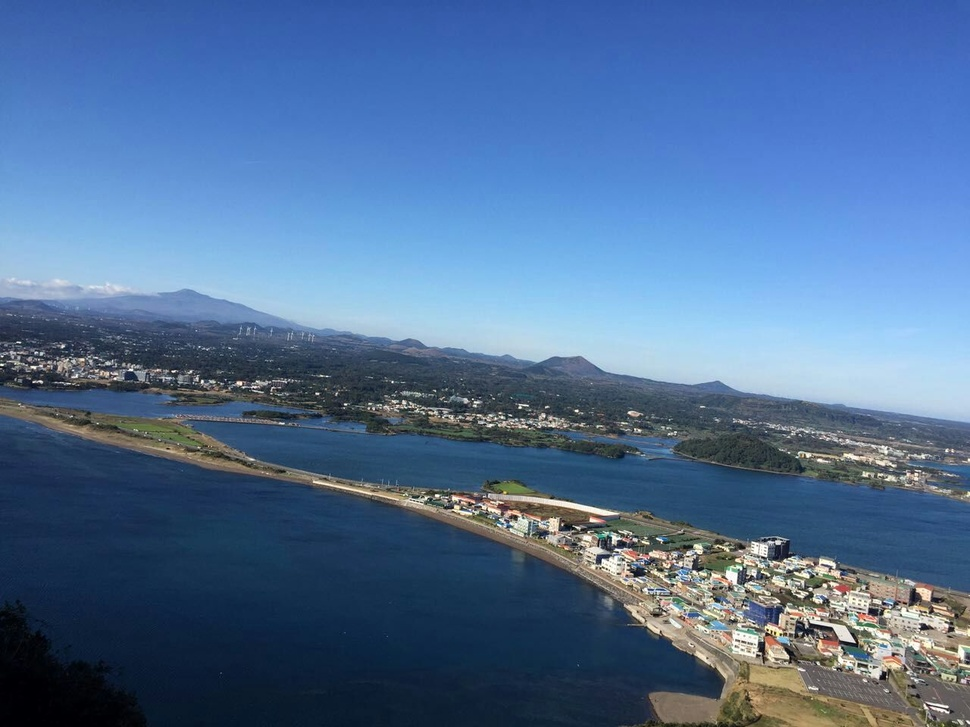
#> input picture opencv/0001.jpg, 970 x 727 px, shrunk from 1280 x 960 before the run
$ python '001_基本_图片.py'
#> lines starting #> are read from the running program, lines starting #| are printed output that depends on the picture
# -*- coding: utf-8 -*-
"""
Created on Tue Apr  2 10:27:57 2019

@author: yangna

@e-mail: ityangna0402@163.com
"""

import cv2

#1.read
#cv2.imread()读入图像=>图片路径,应该如何读取这幅图片
# cv2.IMREAD_COLOR(1)彩色图像透明度会被忽略(默认参数)
# cv2.IMREAD_GRAYSCALE(0)灰度模式
# cv2.IMREAD_UNCHANGED(-1)包括图像的alpha通道
img = cv2.imread('0001.jpg', 0)#灰度图
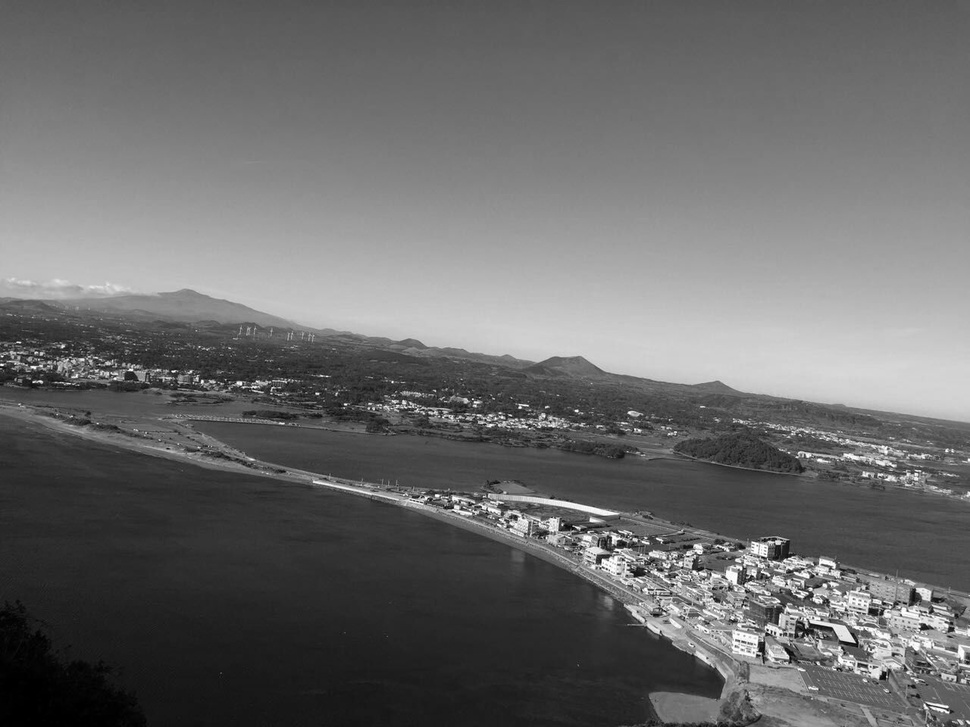
#> img: shape (727, 970); min 0, max 255, mean 106.4
#2.op

#3.show
#cv2.imshow()显示图像,窗口会自动调整为图像大小=>窗口的名字,图像
#可以创建多个窗口,但是必须给他们不同的名字
'''
#先创建一个窗口,之后再加载图像,可以决定窗口是否可以调整大小cv2.namedWindow(),初始设定函数标签是cv2.WINDOW_AUTOSIZE
#如果你把标签改成cv2.WINDOW_NORMAL就可以调整窗口大小了
cv2.namedWindow('0002', cv2.WINDOW_NORMAL)#可以调整窗口的大小
'''
cv2.imshow('0001', img)
cv2.waitKey(0)#0将无线等待下去,单位是毫秒,按下任意键返回按键的ASCII码,没有按键就返回-1
 #返回值27[ESC],64bit的系统返回值要固定在0-256之间
cv2.destroyAllWindows()#删除所有刚建立的窗口,删除特定的窗口可以使用cv2.destroyWindow()=>窗口的名字

#4.save
#cv2.imwrite()保存一个图像=>保存的文件名,保存的对象
cv2.imwrite('0001_s.png', img)

#一些说明
#彩色图像使用OpenCV加载时是BGR模式,Matplotib是RGB模式,所以彩色图像如果已经被OpenCV读取,那它将不会被Matplotib正确显示
#https://stackoverflow.com/questions/15072736/extracting-a-region-from-an-image-using-slicing-in-python-opencv/15074748#15074748
import matplotlib.pyplot as plt
img = cv2.imread('0002.jpg')
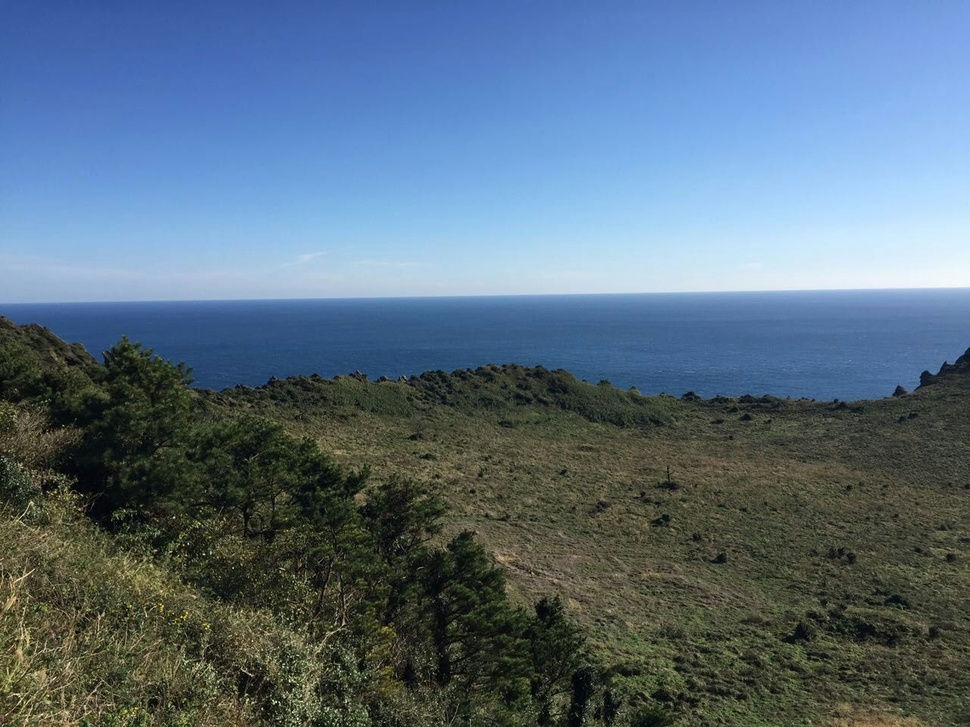
#> input picture opencv/0002.jpg, 970 x 727 px, shrunk from 1280 x 960 before the run
#> img is the input picture: shape (727, 970, 3); mean B, G, R 127.7, 110.1, 89.1
b,g,r = cv2.split(img)
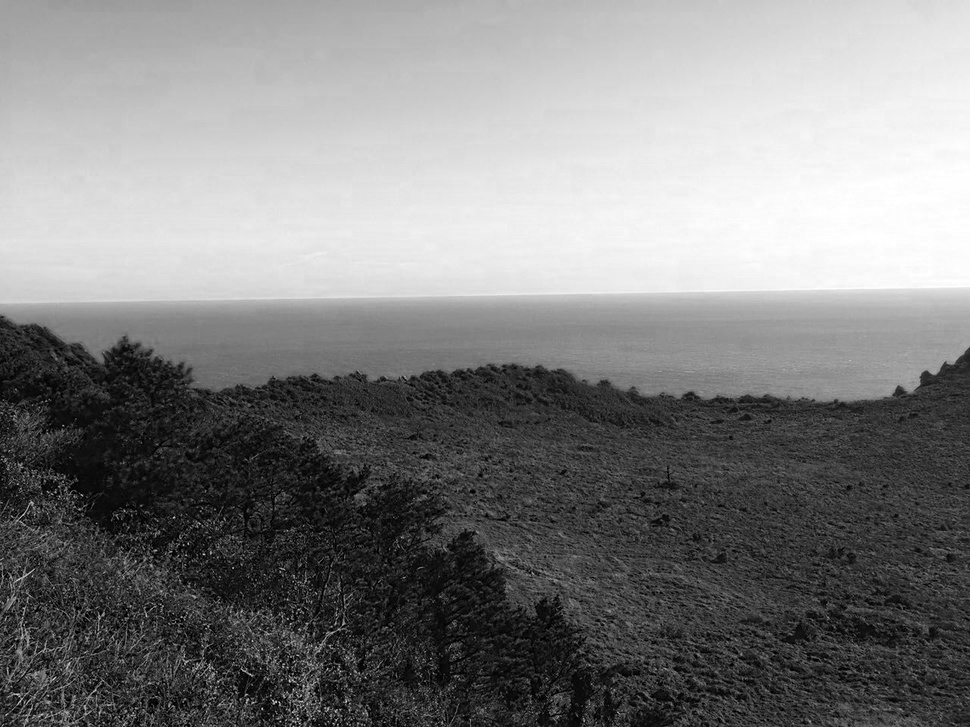
#> b: shape (727, 970); min 0, max 255, mean 127.7
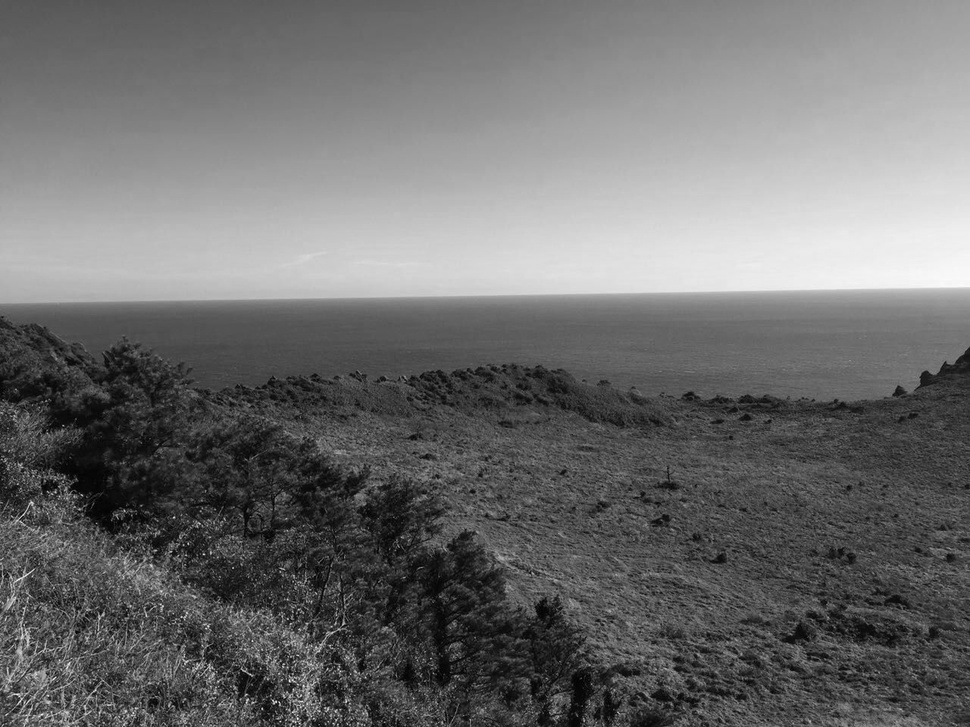
#> g: shape (727, 970); min 0, max 255, mean 110.1
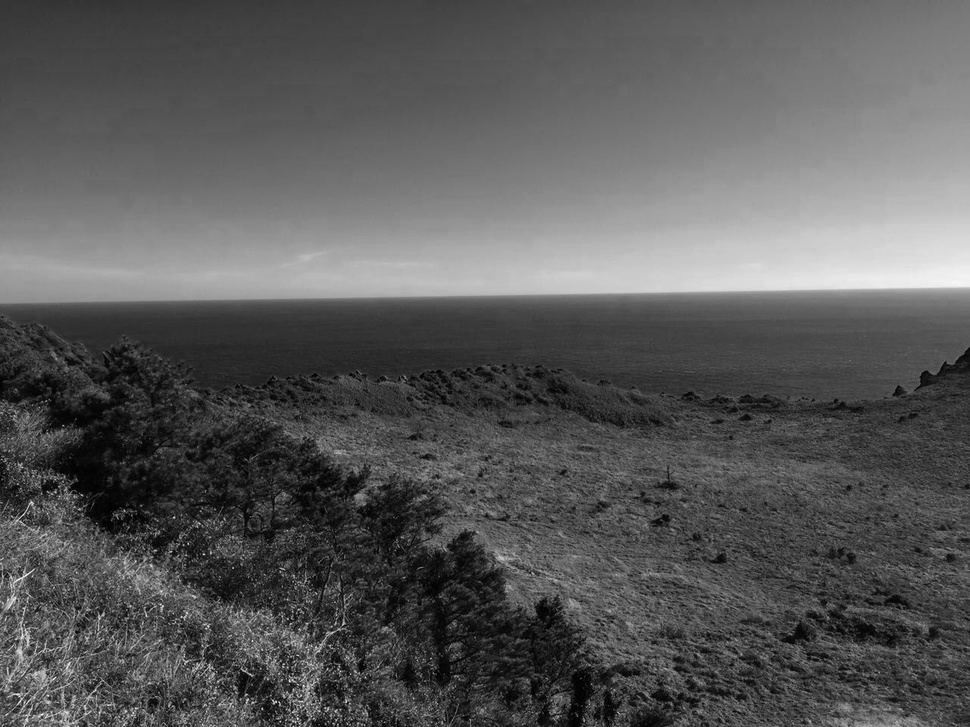
#> r: shape (727, 970); min 0, max 255, mean 89.1
img2 = cv2.merge([r,g,b])
plt.subplot(121)
plt.imshow(img)
plt.subplot(122)
plt.imshow(img2)#重新组合的rgb格式的
plt.show()
#> figure, not shown here; B, G, R data is drawn as R, G, B
cv2.imshow('bgr image', img)
cv2.imshow('rgb image', img2)
cv2.waitKey(0)
cv2.destroyAllWindows()
